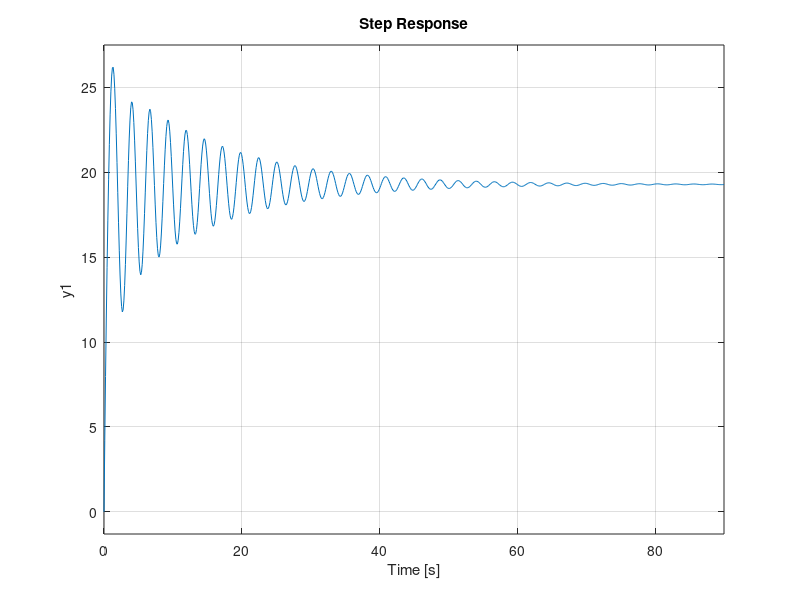

This chart was generated by the following MATLAB code:
clear all
close all
clc

g1=tf([1],[1 1]);
g2=tf([1],[1 1 8]);
g4=tf([10],[2 1]);
g3=tf([20],[1 1]);
h=tf(5,[1 0]);
kl=2;

t1=series(g1,g2);
t2=series(t1,g3);
SYS1=feedback(t2,1,-1);

t3=feedback(g3,-1*g1*g2,1);
t4=parallel(kl,g4*g2);
SYS2=series(t3,t4);
sys=SYS1+SYS2
step(sys)